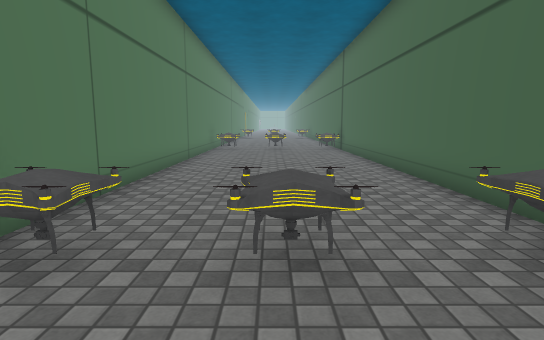
[1] (above)

12 first-person views from a walk through a 3-D level made in the Unity game engine. The camera is 1.3 m above the floor, tilts 8° down and sees 80° across. Doors are open. The floor is counted in squares, 1 m on a side. Each view is taken from the middle of a square. On the plan, view 1 faces up. The plan holds only what a view shows up to about 14 squares ahead; the rest is blank. The place goes on beyond the plan. The player is left out. Some animated figures are not drawn. Some surface patterns are stand-ins.

[2]
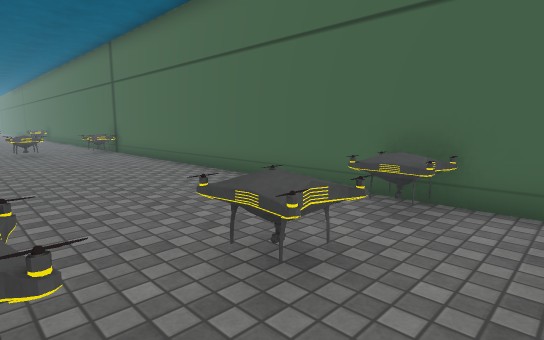

[3]
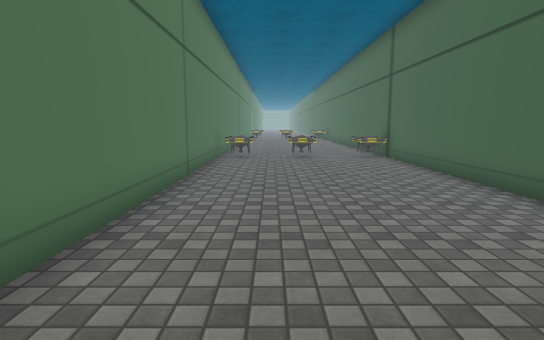

[4]
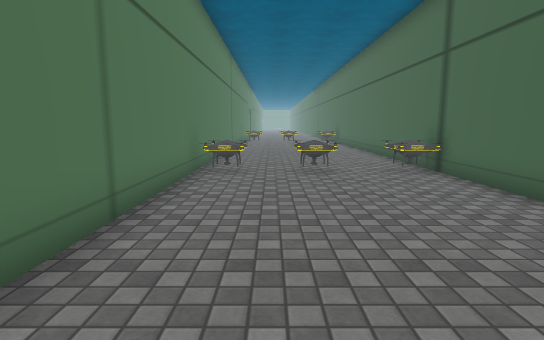

[5]
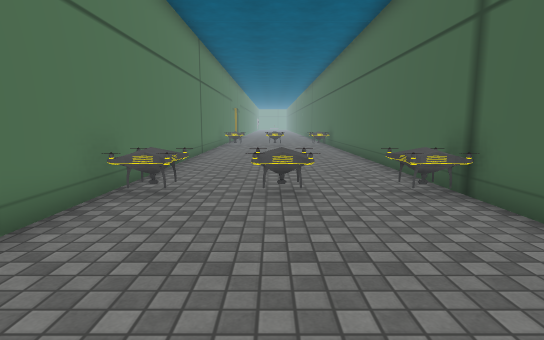

[6]
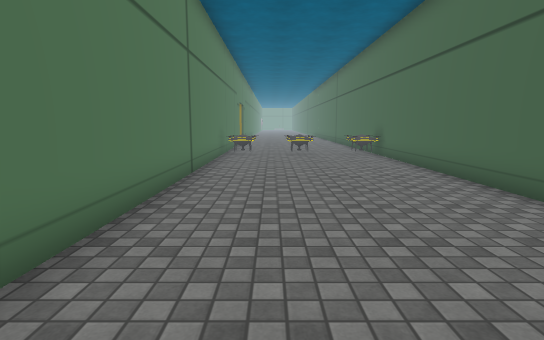

[7]
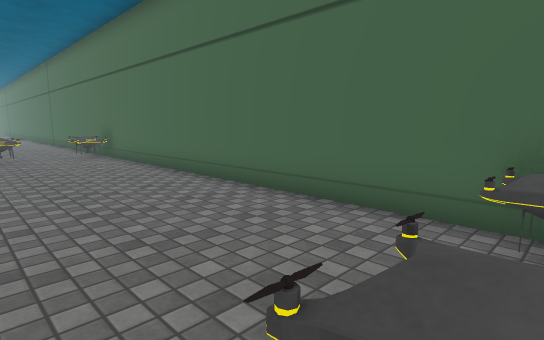

[8]
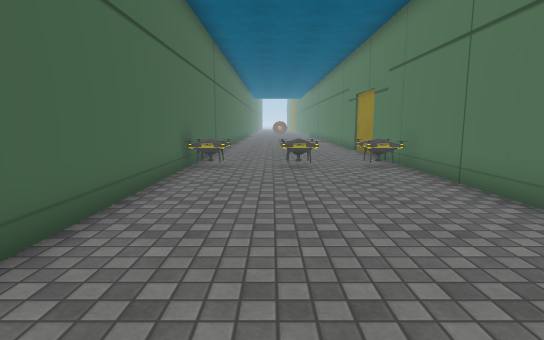

[9]
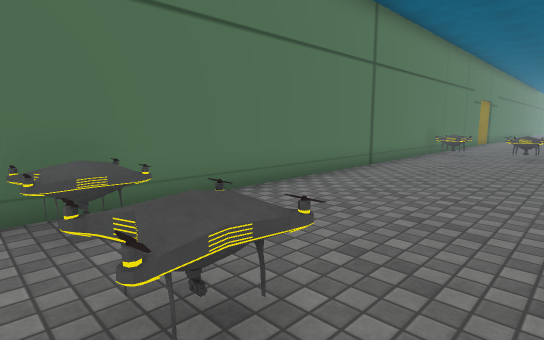

[10]
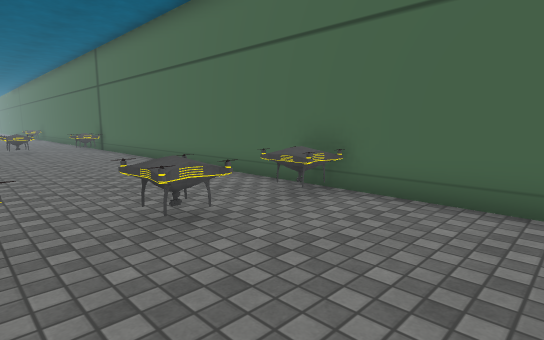

[11]
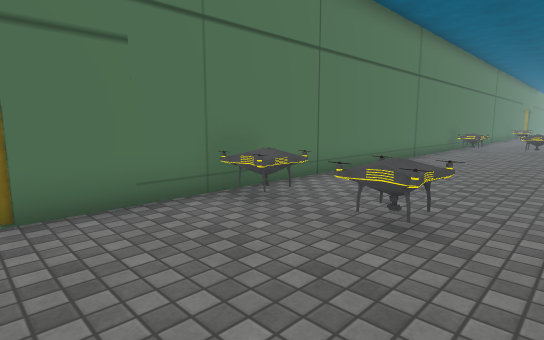

[12]
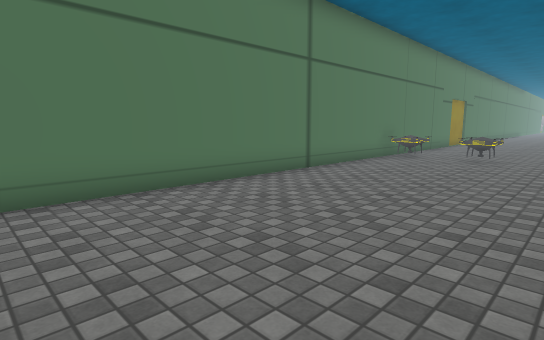

### Floor plan
Points are (right, up) in squares from view 1. A wall is a line through its corners. A room is listed if a view was taken in it or the views show most of it. See-through windows are left out.
Room 1 (views 1, 2, 10, 11)
walls: (-3.2, -0.8) (-3.2, -1.2); (-3.2, 3.4) (-3.2, -0.6); (3.6, -1.1) (3.6, 2.9)
low walls: (0.3, 2.7) (-0.3, 2.5); (0.6, 2.7) (0, 2.7); (0.6, 3.1) (-0.2, 3.1); (-2, 2.6) (-2.3, 2.7); (-1.9, 3.1) (-2.4, 3.1); (3.2, 2.7) (2.7, 2.7); (3, 3.1) (2.5, 3.1); (3.4, 2.5) (2.7, 2.8)
ways out: opening at (-1, 3.5) to room 2
Room 2 (views 3, 4, 5, 8, 9)
walls: (3.6, 2.9) (3.6, 17.1); (-3.2, 17.6) (-3.2, 3.4)
low walls: (0.7, 16.5) (0.2, 16.7); (-1.8, 3.7) (-1.9, 3.1) (-1.8, 2.5); (0.7, 16.7) (-0.4, 16.7); (0.3, 16.8) (-0.3, 16.5); (-1.9, 16.6) (-2.3, 16.7); (-2, 3.4) (-2, 2.6); (0.6, 17.1) (-0.2, 17.1); (0, 2.7) (-0.1, 3.5); (-0.3, 2.7) (-0.2, 3.1) (-0.3, 3.6) (0.2, 3.4); (3.2, 16.7) (2.5, 16.7)
ways out: opening at (-1, 3.5) to room 1; opening at (-1, 17.5) to room 3
Room 3 (views 6, 7, 12)
walls: (3.6, 17.1) (3.6, 31.5); (-3.2, 31.5) (-3.2, 17.6)
low walls: (0.7, 30.5) (0.1, 30.7); (-1.8, 17.7) (-1.9, 17.1) (-1.8, 16.5); (-1.9, 17.5) (-1.9, 16.6); (0.6, 30.8) (-0.4, 30.8); (-0.2, 17.1) (-0.3, 17.7); (-2.1, 30.7) (-2.7, 30.5); (-2.1, 30.8) (-2.6, 30.8); (3, 30.7) (2.5, 30.6)
ways out: opening at (-1, 17.5) to room 2

Where each view was taken, in squares from view 1:
view 1: 0 up, 0 right, facing up
view 2: 1 up, 2 left, facing up-right
view 3: 4 up, 1 left, facing up
view 4: 8 up, 1 left, facing up
view 5: 11 up, 0 right, facing up
view 6: 17 up, 1 left, facing up
view 7: 17 up, 1 left, facing up-right
view 8: 13 up, 1 right, facing down
view 9: 16 up, 2 right, facing up-left
view 10: 1 down, 2 left, facing up-right
view 11: 1 down, 2 right, facing up-left
view 12: 18 up, 3 right, facing up-left
